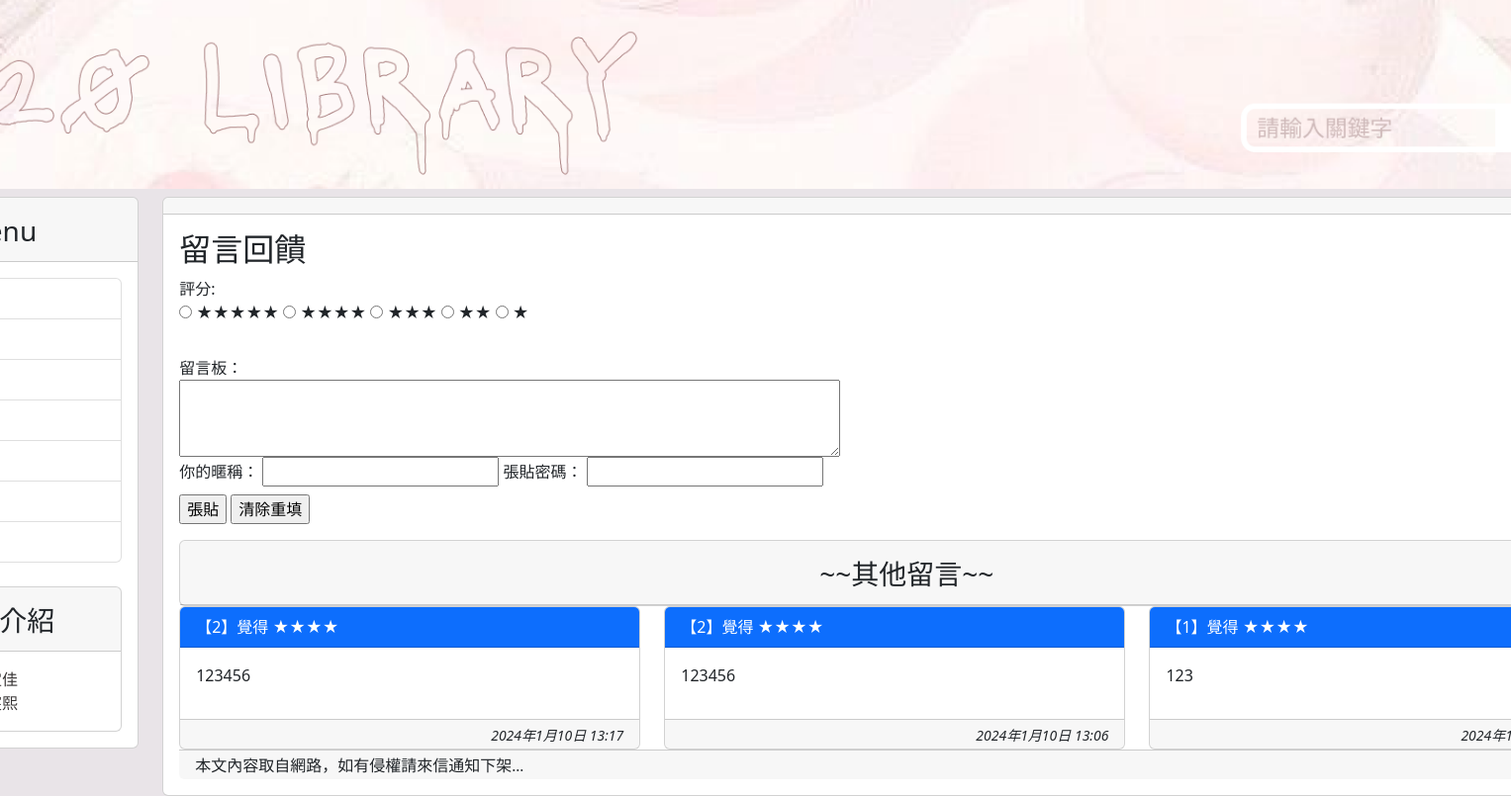
/test/, run on an earlier commit of the app's database.
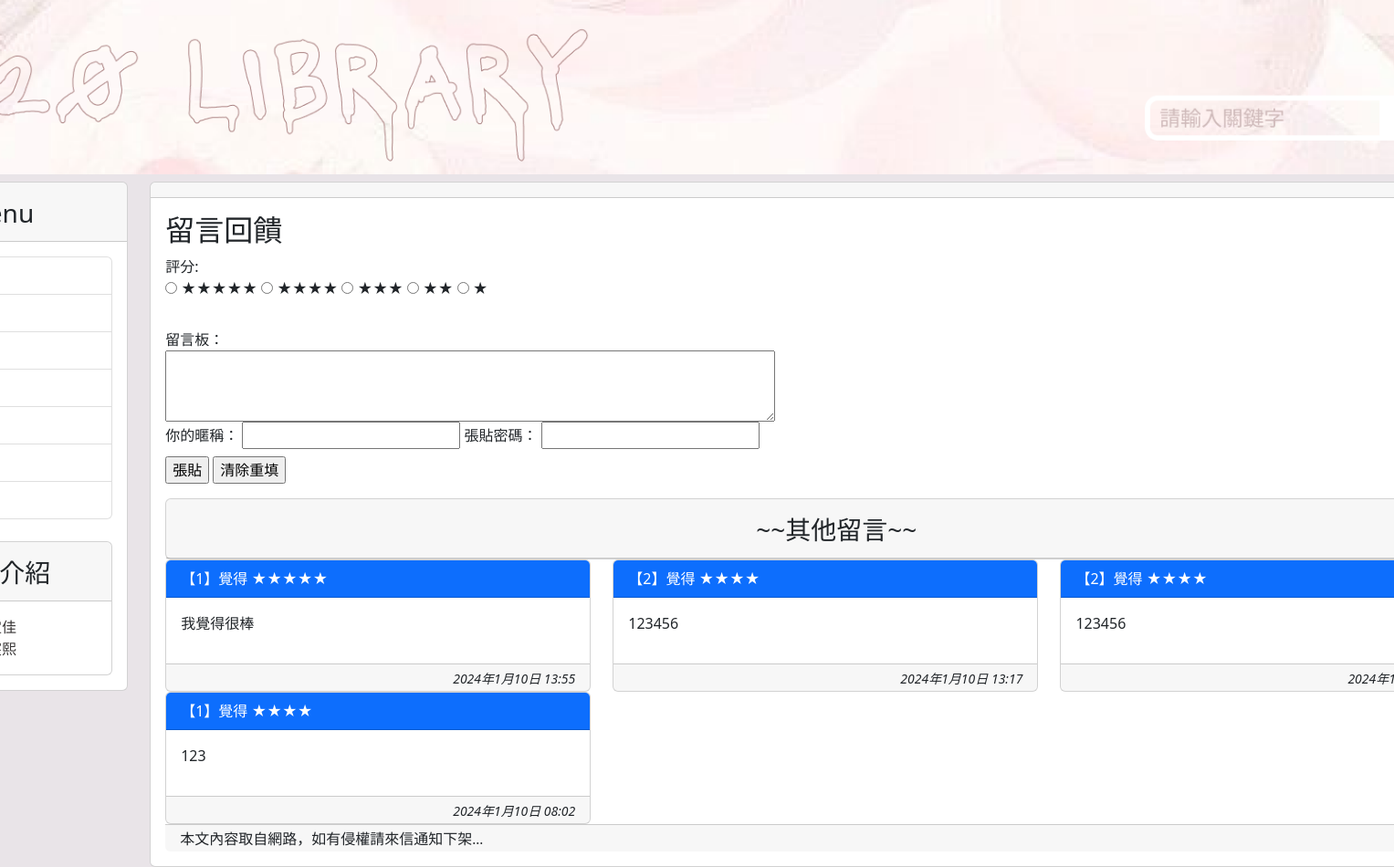
And on a later commit of the database.
### mytest/models.py (models this page shows, shortened)
class Mood(models.Model):
    status = models.CharField(max_length=10, null=False)
    def __str__(self):
        return self.status

class Post(models.Model):
    mood = models.ForeignKey('Mood', on_delete=models.CASCADE)
    nickname = models.CharField(max_length=10, default='不願意透漏身份的人')
    message = models.TextField(null=False)
    del_pass = models.CharField(max_length=10)
    pub_time = models.DateTimeField(auto_now=True)
    enabled = models.BooleanField(default=True)

### mytest/views.py (the view, shortened to what this page needs)
# urls.py: path('test/', testv.index, name="test-new"),
def index(request):
    posts = Post.objects.filter(enabled=True).order_by('-pub_time')[:30]
    moods = Mood.objects.all()
    if request.method == 'GET':
        return render(request, 'myform.html', locals())
    else:
        message = 'post/get 出現錯誤'
        return render(request, 'myform.html', locals())

### mytest/templates/myform.html (shortened to what this page needs)
{% extends "base.html" %}
{% block content %}
<h2>留言回饋</h2>
<form action="" method="post">
  <label for="title">評分:</label><br>
  {% for m in moods %}
  <input type='radio' name='mood' value='{{ m.status }}'> {{ m.status }}</input>
  {% endfor %}
  <br>
  留言板：<br/>
  <textarea name='user_post' rows=3 cols=70></textarea>
  <br/>
  <label for='user_id'>你的暱稱：</label>
  <input id='user_id' type='text' name='user_id'>
  <label for='user_pass'>張貼密碼：</label>
  <input id='user_pass' type='password' name='user_pass'><br/>
  <input type='submit' value='張貼'>
  <input type='reset' value='清除重填'>
</form>
<div class='row'>
  <div class='col-md-12'>
      <div class='card'>
          <div class='card-header' align=center>
          <h3>~~其他留言~~</h3>
      </div>
  </div>
</div>
<div class="row">
  {% for p in posts %}
   <div class="col-sm-12 col-md-4">
      <div class='card'>
          <div class='card-header text-white bg-primary'>【{{ p.nickname }}】覺得  {{ p.mood }}</div>
          <div class='card-body'>{{ p.message | linebreaks }}</div>
          <div class='card-footer' align='right'>
              <i><small>{{ p.pub_time }}</small></i>
          </div>
      </div>
  </div>
  {% endfor %}
</div>
{% endblock content %}

### templates/base.html (shortened to what this page needs)
<html>
<head>
    <link href="https://cdn.jsdelivr.net/npm/bootstrap@5.2.2/dist/css/bootstrap.min.css" rel="stylesheet">
    {% load static %}
    <link rel="stylesheet" href="{% static 'css/index.css' %}"/>
</head>
<body >
    <div class="container-fluid">
        {% include 'header.html' %}
        <div class="row">
            <div class="col-md-2">
                <div class="card">
                    <div class="card-header">
                        <h3>Menu</h3>
                    </div>
                    <div class="card-body">
                        <div class='list-group'>
                            <a href='/' class='list-group-item'>HOME</a>
                            <a href='https://tpml.gov.taipei/News.aspx?n=3951678DEC0A8461&sms=9D72E82EC16F3E64' class='list-group-item'>藝文活動</a>
                            <a href='https://tpml.gov.taipei/cp.aspx?n=1F9AED300D314011' class='list-group-item'>服務據點</a>
                            <a href='https://www.books.com.tw/?gad_source=1&gclid=EAIaIQobChMIgOSxroWiggMVxQx7Bx3n9gq_EAAYASAAEgLfR_D_BwE' class='list-group-item'>博客來</a>
                            <a href="/search/" class="list-group-item">搜尋書籍</a>
                            <a href="/test/" class="list-group-item">心情留言</a>
                            <a href="/register/" class="list-group-item">註冊帳號</a>
                        </div>
                        <br>
                <div class="card">
                    <div class="card-header">
                        <h3>館長介紹</h3>
                    </div>
                    <div class="card-body">
                        <div class='list-group2'>
                            <a href='https://www.instagram.com/ikea_taiwan/' class='list-group-item2'>11056019 陳宜佳</a>
                            <a href='https://dict.revised.moe.edu.tw/search.jsp?md=1&word=%E8%A8%B1%E5%AE%B8%E7%86%99&qMd=0&qCol=1' class='list-group-item'>11056020 許宸熙</a>
                        </div>
                    </div>
                    </div>
                    </div>
                </div>
            </div>
            <div class="col-md-10">
                <div class="card">
                    <div class="card-header">
                    </div>
                    <div class="card-body">
                        {% block content %} {% endblock %}
                    </div>
                    <div class="card-footer">
                        {% include 'footer.html' %}
                    </div>
                </div>
            </div>
        </div>
    </div>
</body>
</html>

### templates/header.html (shortened to what this page needs)
{% load static %}
<div class="well" align-items"center";>
    <a href="http://127.0.0.1:8000"><img src="{% static "images/logo.png" %}" width="1810"px></a>
</div>

### templates/footer.html
{% block footer %}
    {% if now %}
    <p style='font-family:微軟正黑體;font-size:12pt'>現在時刻：{{ now }}</p>
    {% else %}
    <p style='font-family:微軟正黑體;'>本文內容取自網路，如有侵權請來信通知下架...</p>
    {% endif %}
{% endblock %}

### static/css/index.css (style rules this page uses)
html,body { display:flex; align-items:center; justify-content:center; background-color: rgb(233, 228, 232); }
.well { display:flex; align-items:center; justify-content:center; }
h3 { line-height:50px; height:40px; text-align:center; }
.card-footer { line-height:15px; height:30px; }
a { text-decoration:none; }
a:link { color:rgb(56, 53, 53); }

What changed in the data, as far as the page shows it:
added Post: nickname "1", mood "★★★★★", message "我覺得很棒", pub_time "2024年1月10日 13:55"
